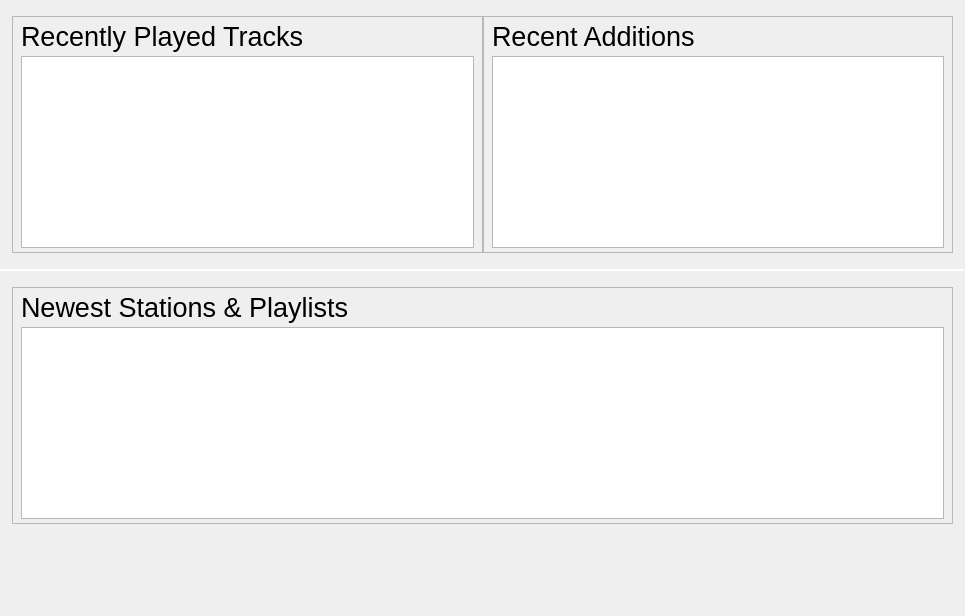
<?xml version="1.0" encoding="UTF-8"?>
<ui version="4.0">
 <class>Dashboard</class>
 <widget class="QWidget" name="Dashboard">
  <property name="geometry">
   <rect>
    <x>0</x>
    <y>0</y>
    <width>965</width>
    <height>616</height>
   </rect>
  </property>
  <property name="windowTitle">
   <string notr="true" extracomment="not translatable because not shown to the user">Form</string>
  </property>
  <layout class="QVBoxLayout" name="verticalLayout_3">
   <property name="spacing">
    <number>0</number>
   </property>
   <property name="margin">
    <number>0</number>
   </property>
   <item>
    <widget class="QWidget" name="widget" native="true">
     <layout class="QVBoxLayout" name="verticalLayout">
      <property name="spacing">
       <number>0</number>
      </property>
      <property name="leftMargin">
       <number>0</number>
      </property>
      <property name="topMargin">
       <number>16</number>
      </property>
      <property name="rightMargin">
       <number>0</number>
      </property>
      <property name="bottomMargin">
       <number>16</number>
      </property>
      <item>
       <layout class="QHBoxLayout" name="horizontalLayout_2">
        <property name="leftMargin">
         <number>12</number>
        </property>
        <property name="topMargin">
         <number>0</number>
        </property>
        <property name="rightMargin">
         <number>12</number>
        </property>
        <property name="bottomMargin">
         <number>0</number>
        </property>
        <item>
         <widget class="QFrame" name="trackFrame">
          <property name="frameShape">
           <enum>QFrame::StyledPanel</enum>
          </property>
          <property name="frameShadow">
           <enum>QFrame::Raised</enum>
          </property>
          <layout class="QVBoxLayout" name="verticalLayout_6">
           <property name="spacing">
            <number>4</number>
           </property>
           <property name="leftMargin">
            <number>8</number>
           </property>
           <property name="topMargin">
            <number>4</number>
           </property>
           <property name="rightMargin">
            <number>8</number>
           </property>
           <property name="bottomMargin">
            <number>4</number>
           </property>
           <item>
            <widget class="QLabel" name="label">
             <property name="font">
              <font>
               <pointsize>20</pointsize>
               <weight>50</weight>
               <bold>false</bold>
              </font>
             </property>
             <property name="text">
              <string>Recently Played Tracks</string>
             </property>
             <property name="margin">
              <number>0</number>
             </property>
            </widget>
           </item>
           <item>
            <widget class="PlaylistView" name="tracksView">
             <property name="sizePolicy">
              <sizepolicy hsizetype="Expanding" vsizetype="MinimumExpanding">
               <horstretch>0</horstretch>
               <verstretch>0</verstretch>
              </sizepolicy>
             </property>
             <property name="headerHidden">
              <bool>true</bool>
             </property>
            </widget>
           </item>
          </layout>
         </widget>
        </item>
        <item>
         <widget class="QFrame" name="additionsFrame">
          <property name="frameShape">
           <enum>QFrame::StyledPanel</enum>
          </property>
          <property name="frameShadow">
           <enum>QFrame::Raised</enum>
          </property>
          <layout class="QVBoxLayout" name="verticalLayout_5">
           <property name="spacing">
            <number>4</number>
           </property>
           <property name="leftMargin">
            <number>8</number>
           </property>
           <property name="topMargin">
            <number>4</number>
           </property>
           <property name="rightMargin">
            <number>8</number>
           </property>
           <property name="bottomMargin">
            <number>4</number>
           </property>
           <item>
            <widget class="QLabel" name="label_2">
             <property name="font">
              <font>
               <family>Arial</family>
               <pointsize>20</pointsize>
               <weight>50</weight>
               <bold>false</bold>
              </font>
             </property>
             <property name="text">
              <string>Recent Additions</string>
             </property>
             <property name="margin">
              <number>0</number>
             </property>
            </widget>
           </item>
           <item>
            <widget class="GridView" name="additionsView">
             <property name="sizePolicy">
              <sizepolicy hsizetype="Expanding" vsizetype="MinimumExpanding">
               <horstretch>0</horstretch>
               <verstretch>0</verstretch>
              </sizepolicy>
             </property>
             <property name="minimumSize">
              <size>
               <width>0</width>
               <height>190</height>
              </size>
             </property>
            </widget>
           </item>
          </layout>
         </widget>
        </item>
       </layout>
      </item>
     </layout>
    </widget>
   </item>
   <item>
    <widget class="Line" name="lineAbove">
     <property name="maximumSize">
      <size>
       <width>16777215</width>
       <height>1</height>
      </size>
     </property>
     <property name="orientation">
      <enum>Qt::Horizontal</enum>
     </property>
    </widget>
   </item>
   <item>
    <widget class="Line" name="lineBelow">
     <property name="maximumSize">
      <size>
       <width>16777215</width>
       <height>1</height>
      </size>
     </property>
     <property name="orientation">
      <enum>Qt::Horizontal</enum>
     </property>
    </widget>
   </item>
   <item>
    <widget class="QWidget" name="playlistContainer" native="true">
     <layout class="QVBoxLayout" name="verticalLayout_2">
      <property name="spacing">
       <number>0</number>
      </property>
      <property name="leftMargin">
       <number>12</number>
      </property>
      <property name="topMargin">
       <number>16</number>
      </property>
      <property name="rightMargin">
       <number>12</number>
      </property>
      <property name="bottomMargin">
       <number>16</number>
      </property>
      <item>
       <widget class="QFrame" name="playlistFrame">
        <property name="frameShape">
         <enum>QFrame::StyledPanel</enum>
        </property>
        <property name="frameShadow">
         <enum>QFrame::Raised</enum>
        </property>
        <layout class="QVBoxLayout" name="verticalLayout_4">
         <property name="spacing">
          <number>4</number>
         </property>
         <property name="leftMargin">
          <number>8</number>
         </property>
         <property name="topMargin">
          <number>4</number>
         </property>
         <property name="rightMargin">
          <number>8</number>
         </property>
         <property name="bottomMargin">
          <number>4</number>
         </property>
         <item>
          <widget class="QLabel" name="playlistLabel">
           <property name="font">
            <font>
             <pointsize>20</pointsize>
             <weight>50</weight>
             <bold>false</bold>
            </font>
           </property>
           <property name="text">
            <string>Newest Stations &amp; Playlists</string>
           </property>
           <property name="margin">
            <number>0</number>
           </property>
          </widget>
         </item>
         <item>
          <widget class="PlaylistWidget" name="playlistWidget"/>
         </item>
        </layout>
       </widget>
      </item>
     </layout>
    </widget>
   </item>
   <item>
    <spacer name="verticalSpacer">
     <property name="orientation">
      <enum>Qt::Vertical</enum>
     </property>
     <property name="sizeHint" stdset="0">
      <size>
       <width>20</width>
       <height>0</height>
      </size>
     </property>
    </spacer>
   </item>
  </layout>
 </widget>
 <customwidgets>
  <customwidget>
   <class>PlaylistView</class>
   <extends>QTreeView</extends>
   <header location="global">playlist/PlaylistView.h</header>
  </customwidget>
  <customwidget>
   <class>GridView</class>
   <extends>QListView</extends>
   <header location="global">playlist/GridView.h</header>
  </customwidget>
  <customwidget>
   <class>PlaylistWidget</class>
   <extends>QListWidget</extends>
   <header>widgets/Dashboard.h</header>
  </customwidget>
 </customwidgets>
 <resources/>
 <connections/>
</ui>
